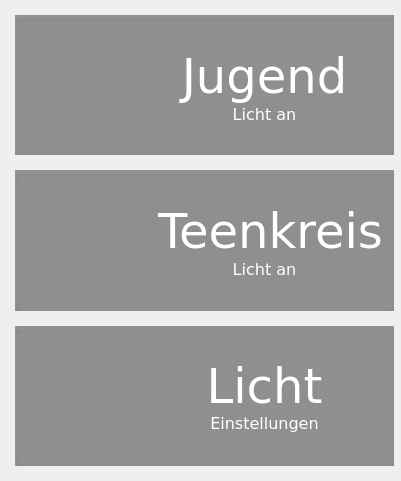
   <widget class="QWidget" name="verticalLayoutWidget_3">
    <property name="geometry">
     <rect>
      <x>0</x>
      <y>0</y>
      <width>401</width>
      <height>481</height>
     </rect>
    </property>
    <layout class="QVBoxLayout" name="verticalLayout_left">
     <property name="spacing">
      <number>15</number>
     </property>
     <property name="leftMargin">
      <number>15</number>
     </property>
     <property name="topMargin">
      <number>15</number>
     </property>
     <property name="rightMargin">
      <number>7</number>
     </property>
     <property name="bottomMargin">
      <number>15</number>
     </property>
     <item>
      <widget class="QGroupBox" name="groupBox_jugend">
       <property name="styleSheet">
        <string notr="true">background-color:rgba(0, 0, 0, 100);</string>
       </property>
       <property name="title">
        <string/>
       </property>
       <property name="flat">
        <bool>true</bool>
       </property>
       <property name="checkable">
        <bool>false</bool>
       </property>
       <widget class="QFrame" name="frame_11">
        <property name="geometry">
         <rect>
          <x>30</x>
          <y>20</y>
          <width>95</width>
          <height>100</height>
         </rect>
        </property>
        <property name="styleSheet">
         <string notr="true">background-image:url(:/bilder/Icons/jugend.png);
background-color:rgba(0,0,0,0);</string>
        </property>
        <property name="frameShape">
         <enum>QFrame::NoFrame</enum>
        </property>
        <property name="frameShadow">
         <enum>QFrame::Plain</enum>
        </property>
       </widget>
       <widget class="QLabel" name="label_lugend">
        <property name="enabled">
         <bool>false</bool>
        </property>
        <property name="geometry">
         <rect>
          <x>140</x>
          <y>0</y>
          <width>219</width>
          <height>90</height>
         </rect>
        </property>
        <property name="palette">
         <palette>
          <active>
           <colorrole role="WindowText">
            <brush brushstyle="SolidPattern">
             <color alpha="255">
              <red>231</red>
              <green>231</green>
              <blue>231</blue>
             </color>
            </brush>
           </colorrole>
           <colorrole role="Button">
            <brush brushstyle="SolidPattern">
             <color alpha="0">
              <red>0</red>
              <green>0</green>
              <blue>0</blue>
             </color>
            </brush>
           </colorrole>
           <colorrole role="Text">
            <brush brushstyle="SolidPattern">
             <color alpha="255">
              <red>231</red>
              <green>231</green>
              <blue>231</blue>
             </color>
            </brush>
           </colorrole>
           <colorrole role="Base">
            <brush brushstyle="SolidPattern">
             <color alpha="0">
              <red>0</red>
              <green>0</green>
              <blue>0</blue>
             </color>
            </brush>
           </colorrole>
           <colorrole role="Window">
            <brush brushstyle="SolidPattern">
             <color alpha="0">
              <red>0</red>
              <green>0</green>
              <blue>0</blue>
             </color>
            </brush>
           </colorrole>
          </active>
          <inactive>
           <colorrole role="WindowText">
            <brush brushstyle="SolidPattern">
             <color alpha="255">
              <red>231</red>
              <green>231</green>
              <blue>231</blue>
             </color>
            </brush>
           </colorrole>
           <colorrole role="Button">
            <brush brushstyle="SolidPattern">
             <color alpha="0">
              <red>0</red>
              <green>0</green>
              <blue>0</blue>
             </color>
            </brush>
           </colorrole>
           <colorrole role="Text">
            <brush brushstyle="SolidPattern">
             <color alpha="255">
              <red>231</red>
              <green>231</green>
              <blue>231</blue>
             </color>
            </brush>
           </colorrole>
           <colorrole role="Base">
            <brush brushstyle="SolidPattern">
             <color alpha="0">
              <red>0</red>
              <green>0</green>
              <blue>0</blue>
             </color>
            </brush>
           </colorrole>
           <colorrole role="Window">
            <brush brushstyle="SolidPattern">
             <color alpha="0">
              <red>0</red>
              <green>0</green>
              <blue>0</blue>
             </color>
            </brush>
           </colorrole>
          </inactive>
          <disabled>
           <colorrole role="WindowText">
            <brush brushstyle="SolidPattern">
             <color alpha="255">
              <red>255</red>
              <green>255</green>
              <blue>255</blue>
             </color>
            </brush>
           </colorrole>
           <colorrole role="Button">
            <brush brushstyle="SolidPattern">
             <color alpha="0">
              <red>0</red>
              <green>0</green>
              <blue>0</blue>
             </color>
            </brush>
           </colorrole>
           <colorrole role="Text">
            <brush brushstyle="SolidPattern">
             <color alpha="255">
              <red>255</red>
              <green>255</green>
              <blue>255</blue>
             </color>
            </brush>
           </colorrole>
           <colorrole role="Base">
            <brush brushstyle="SolidPattern">
             <color alpha="0">
              <red>0</red>
              <green>0</green>
              <blue>0</blue>
             </color>
            </brush>
           </colorrole>
           <colorrole role="Window">
            <brush brushstyle="SolidPattern">
             <color alpha="0">
              <red>0</red>
              <green>0</green>
              <blue>0</blue>
             </color>
            </brush>
           </colorrole>
          </disabled>
         </palette>
        </property>
        <property name="font">
         <font>
          <family>DejaVu Sans Light</family>
          <pointsize>36</pointsize>
         </font>
        </property>
        <property name="styleSheet">
         <string notr="true">background-color:rgba(0,0,0,0);</string>
        </property>
        <property name="text">
         <string>Jugend</string>
        </property>
        <property name="alignment">
         <set>Qt::AlignBottom|Qt::AlignHCenter</set>
        </property>
        <property name="margin">
         <number>1</number>
        </property>
       </widget>
       <widget class="QPushButton" name="pushButton_jugend">
        <property name="geometry">
         <rect>
          <x>0</x>
          <y>0</y>
          <width>379</width>
          <height>140</height>
         </rect>
        </property>
        <property name="focusPolicy">
         <enum>Qt::NoFocus</enum>
        </property>
        <property name="text">
         <string/>
        </property>
        <property name="flat">
         <bool>true</bool>
        </property>
       </widget>
       <widget class="QLabel" name="label_lugend_2">
        <property name="enabled">
         <bool>false</bool>
        </property>
        <property name="geometry">
         <rect>
          <x>140</x>
          <y>90</y>
          <width>219</width>
          <height>50</height>
         </rect>
        </property>
        <property name="palette">
         <palette>
          <active>
           <colorrole role="WindowText">
            <brush brushstyle="SolidPattern">
             <color alpha="255">
              <red>231</red>
              <green>231</green>
              <blue>231</blue>
             </color>
            </brush>
           </colorrole>
           <colorrole role="Button">
            <brush brushstyle="SolidPattern">
             <color alpha="0">
              <red>0</red>
              <green>0</green>
              <blue>0</blue>
             </color>
            </brush>
           </colorrole>
           <colorrole role="Text">
            <brush brushstyle="SolidPattern">
             <color alpha="255">
              <red>231</red>
              <green>231</green>
              <blue>231</blue>
             </color>
            </brush>
           </colorrole>
           <colorrole role="Base">
            <brush brushstyle="SolidPattern">
             <color alpha="0">
              <red>0</red>
              <green>0</green>
              <blue>0</blue>
             </color>
            </brush>
           </colorrole>
           <colorrole role="Window">
            <brush brushstyle="SolidPattern">
             <color alpha="0">
              <red>0</red>
              <green>0</green>
              <blue>0</blue>
             </color>
            </brush>
           </colorrole>
          </active>
          <inactive>
           <colorrole role="WindowText">
            <brush brushstyle="SolidPattern">
             <color alpha="255">
              <red>231</red>
              <green>231</green>
              <blue>231</blue>
             </color>
            </brush>
           </colorrole>
           <colorrole role="Button">
            <brush brushstyle="SolidPattern">
             <color alpha="0">
              <red>0</red>
              <green>0</green>
              <blue>0</blue>
             </color>
            </brush>
           </colorrole>
           <colorrole role="Text">
            <brush brushstyle="SolidPattern">
             <color alpha="255">
              <red>231</red>
              <green>231</green>
              <blue>231</blue>
             </color>
            </brush>
           </colorrole>
           <colorrole role="Base">
            <brush brushstyle="SolidPattern">
             <color alpha="0">
              <red>0</red>
              <green>0</green>
              <blue>0</blue>
             </color>
            </brush>
           </colorrole>
           <colorrole role="Window">
            <brush brushstyle="SolidPattern">
             <color alpha="0">
              <red>0</red>
              <green>0</green>
              <blue>0</blue>
             </color>
            </brush>
           </colorrole>
          </inactive>
          <disabled>
           <colorrole role="WindowText">
            <brush brushstyle="SolidPattern">
             <color alpha="255">
              <red>255</red>
              <green>255</green>
              <blue>255</blue>
             </color>
            </brush>
           </colorrole>
           <colorrole role="Button">
            <brush brushstyle="SolidPattern">
             <color alpha="0">
              <red>0</red>
              <green>0</green>
              <blue>0</blue>
             </color>
            </brush>
           </colorrole>
           <colorrole role="Text">
            <brush brushstyle="SolidPattern">
             <color alpha="255">
              <red>255</red>
              <green>255</green>
              <blue>255</blue>
             </color>
            </brush>
           </colorrole>
           <colorrole role="Base">
            <brush brushstyle="SolidPattern">
             <color alpha="0">
              <red>0</red>
              <green>0</green>
              <blue>0</blue>
             </color>
            </brush>
           </colorrole>
           <colorrole role="Window">
            <brush brushstyle="SolidPattern">
             <color alpha="0">
              <red>0</red>
              <green>0</green>
              <blue>0</blue>
             </color>
            </brush>
           </colorrole>
          </disabled>
         </palette>
        </property>
        <property name="font">
         <font>
          <family>DejaVu Sans Light</family>
          <pointsize>12</pointsize>
         </font>
        </property>
        <property name="styleSheet">
         <string notr="true">background-color:rgba(0,0,0,0);</string>
        </property>
        <property name="text">
         <string>Licht an</string>
        </property>
        <property name="alignment">
         <set>Qt::AlignHCenter|Qt::AlignTop</set>
        </property>
        <property name="margin">
         <number>1</number>
        </property>
       </widget>
       <zorder>frame_11</zorder>
       <zorder>label_lugend</zorder>
       <zorder>label_lugend_2</zorder>
       <zorder>pushButton_jugend</zorder>
      </widget>
     </item>
     <item>
      <widget class="QGroupBox" name="groupBox_teenkreis">
       <property name="styleSheet">
        <string notr="true">background-color:rgba(0, 0, 0, 100);</string>
       </property>
       <property name="title">
        <string/>
       </property>
       <property name="flat">
        <bool>true</bool>
       </property>
       <property name="checkable">
        <bool>false</bool>
       </property>
       <widget class="QFrame" name="frame_12">
        <property name="geometry">
         <rect>
          <x>30</x>
          <y>48</y>
          <width>100</width>
          <height>42</height>
         </rect>
        </property>
        <property name="styleSheet">
         <string notr="true">background-image:url(:/bilder/Icons/fish.png);
background-color:rgba(0,0,0,0);</string>
        </property>
        <property name="frameShape">
         <enum>QFrame::NoFrame</enum>
        </property>
        <property name="frameShadow">
         <enum>QFrame::Plain</enum>
        </property>
       </widget>
       <widget class="QLabel" name="label_teenkreis">
        <property name="enabled">
         <bool>false</bool>
        </property>
        <property name="geometry">
         <rect>
          <x>140</x>
          <y>0</y>
          <width>231</width>
          <height>90</height>
         </rect>
        </property>
        <property name="palette">
         <palette>
          <active>
           <colorrole role="WindowText">
            <brush brushstyle="SolidPattern">
             <color alpha="255">
              <red>231</red>
              <green>231</green>
              <blue>231</blue>
             </color>
            </brush>
           </colorrole>
           <colorrole role="Button">
            <brush brushstyle="SolidPattern">
             <color alpha="0">
              <red>0</red>
              <green>0</green>
              <blue>0</blue>
             </color>
            </brush>
           </colorrole>
           <colorrole role="Text">
            <brush brushstyle="SolidPattern">
             <color alpha="255">
              <red>231</red>
              <green>231</green>
              <blue>231</blue>
             </color>
            </brush>
           </colorrole>
           <colorrole role="Base">
            <brush brushstyle="SolidPattern">
             <color alpha="0">
              <red>0</red>
              <green>0</green>
              <blue>0</blue>
             </color>
            </brush>
           </colorrole>
           <colorrole role="Window">
            <brush brushstyle="SolidPattern">
             <color alpha="0">
              <red>0</red>
              <green>0</green>
              <blue>0</blue>
             </color>
            </brush>
           </colorrole>
          </active>
          <inactive>
           <colorrole role="WindowText">
            <brush brushstyle="SolidPattern">
             <color alpha="255">
              <red>231</red>
              <green>231</green>
              <blue>231</blue>
             </color>
            </brush>
           </colorrole>
           <colorrole role="Button">
            <brush brushstyle="SolidPattern">
             <color alpha="0">
              <red>0</red>
              <green>0</green>
              <blue>0</blue>
             </color>
            </brush>
           </colorrole>
           <colorrole role="Text">
            <brush brushstyle="SolidPattern">
             <color alpha="255">
              <red>231</red>
              <green>231</green>
              <blue>231</blue>
             </color>
            </brush>
           </colorrole>
           <colorrole role="Base">
            <brush brushstyle="SolidPattern">
             <color alpha="0">
              <red>0</red>
              <green>0</green>
              <blue>0</blue>
             </color>
            </brush>
           </colorrole>
           <colorrole role="Window">
            <brush brushstyle="SolidPattern">
             <color alpha="0">
              <red>0</red>
              <green>0</green>
              <blue>0</blue>
             </color>
            </brush>
           </colorrole>
          </inactive>
          <disabled>
           <colorrole role="WindowText">
            <brush brushstyle="SolidPattern">
             <color alpha="255">
              <red>255</red>
              <green>255</green>
              <blue>255</blue>
             </color>
            </brush>
           </colorrole>
           <colorrole role="Button">
            <brush brushstyle="SolidPattern">
             <color alpha="0">
              <red>0</red>
              <green>0</green>
              <blue>0</blue>
             </color>
            </brush>
           </colorrole>
           <colorrole role="Text">
            <brush brushstyle="SolidPattern">
             <color alpha="255">
              <red>255</red>
              <green>255</green>
              <blue>255</blue>
             </color>
            </brush>
           </colorrole>
           <colorrole role="Base">
            <brush brushstyle="SolidPattern">
             <color alpha="0">
              <red>0</red>
              <green>0</green>
              <blue>0</blue>
             </color>
            </brush>
           </colorrole>
           <colorrole role="Window">
            <brush brushstyle="SolidPattern">
             <color alpha="0">
              <red>0</red>
              <green>0</green>
              <blue>0</blue>
             </color>
            </brush>
           </colorrole>
          </disabled>
         </palette>
        </property>
        <property name="font">
         <font>
          <family>DejaVu Sans Light</family>
          <pointsize>36</pointsize>
         </font>
        </property>
        <property name="styleSheet">
         <string notr="true">background-color:rgba(0,0,0,0);</string>
        </property>
        <property name="text">
         <string>Teenkreis</string>
        </property>
        <property name="textFormat">
         <enum>Qt::PlainText</enum>
        </property>
        <property name="alignment">
         <set>Qt::AlignBottom|Qt::AlignHCenter</set>
        </property>
        <property name="margin">
         <number>0</number>
        </property>
       </widget>
       <widget class="QPushButton" name="pushButton_teenkreis">
        <property name="geometry">
         <rect>
          <x>0</x>
          <y>0</y>
          <width>379</width>
          <height>140</height>
         </rect>
        </property>
        <property name="focusPolicy">
         <enum>Qt::NoFocus</enum>
        </property>
        <property name="text">
         <string/>
        </property>
        <property name="flat">
         <bool>true</bool>
        </property>
       </widget>
       <widget class="QLabel" name="label_teenkreis_2">
        <property name="enabled">
         <bool>false</bool>
        </property>
        <property name="geometry">
         <rect>
          <x>140</x>
          <y>90</y>
          <width>219</width>
          <height>50</height>
         </rect>
        </property>
        <property name="palette">
         <palette>
          <active>
           <colorrole role="WindowText">
            <brush brushstyle="SolidPattern">
             <color alpha="255">
              <red>231</red>
              <green>231</green>
              <blue>231</blue>
             </color>
            </brush>
           </colorrole>
           <colorrole role="Button">
            <brush brushstyle="SolidPattern">
             <color alpha="0">
              <red>0</red>
              <green>0</green>
              <blue>0</blue>
             </color>
            </brush>
           </colorrole>
           <colorrole role="Text">
            <brush brushstyle="SolidPattern">
             <color alpha="255">
              <red>231</red>
              <green>231</green>
              <blue>231</blue>
             </color>
            </brush>
           </colorrole>
           <colorrole role="Base">
            <brush brushstyle="SolidPattern">
             <color alpha="0">
              <red>0</red>
              <green>0</green>
              <blue>0</blue>
             </color>
            </brush>
           </colorrole>
           <colorrole role="Window">
            <brush brushstyle="SolidPattern">
             <color alpha="0">
              <red>0</red>
              <green>0</green>
              <blue>0</blue>
             </color>
            </brush>
           </colorrole>
          </active>
          <inactive>
           <colorrole role="WindowText">
            <brush brushstyle="SolidPattern">
             <color alpha="255">
              <red>231</red>
              <green>231</green>
              <blue>231</blue>
             </color>
            </brush>
           </colorrole>
           <colorrole role="Button">
            <brush brushstyle="SolidPattern">
             <color alpha="0">
              <red>0</red>
              <green>0</green>
              <blue>0</blue>
             </color>
            </brush>
           </colorrole>
           <colorrole role="Text">
            <brush brushstyle="SolidPattern">
             <color alpha="255">
              <red>231</red>
              <green>231</green>
              <blue>231</blue>
             </color>
            </brush>
           </colorrole>
           <colorrole role="Base">
            <brush brushstyle="SolidPattern">
             <color alpha="0">
              <red>0</red>
              <green>0</green>
              <blue>0</blue>
             </color>
            </brush>
           </colorrole>
           <colorrole role="Window">
            <brush brushstyle="SolidPattern">
             <color alpha="0">
              <red>0</red>
              <green>0</green>
              <blue>0</blue>
             </color>
            </brush>
           </colorrole>
          </inactive>
          <disabled>
           <colorrole role="WindowText">
            <brush brushstyle="SolidPattern">
             <color alpha="255">
              <red>255</red>
              <green>255</green>
              <blue>255</blue>
             </color>
            </brush>
           </colorrole>
           <colorrole role="Button">
            <brush brushstyle="SolidPattern">
             <color alpha="0">
              <red>0</red>
              <green>0</green>
              <blue>0</blue>
             </color>
            </brush>
           </colorrole>
           <colorrole role="Text">
            <brush brushstyle="SolidPattern">
             <color alpha="255">
              <red>255</red>
              <green>255</green>
              <blue>255</blue>
             </color>
            </brush>
           </colorrole>
           <colorrole role="Base">
            <brush brushstyle="SolidPattern">
             <color alpha="0">
              <red>0</red>
              <green>0</green>
              <blue>0</blue>
             </color>
            </brush>
           </colorrole>
           <colorrole role="Window">
            <brush brushstyle="SolidPattern">
             <color alpha="0">
              <red>0</red>
              <green>0</green>
              <blue>0</blue>
             </color>
            </brush>
           </colorrole>
          </disabled>
         </palette>
        </property>
        <property name="font">
         <font>
          <family>DejaVu Sans Light</family>
          <pointsize>12</pointsize>
         </font>
        </property>
        <property name="styleSheet">
         <string notr="true">background-color:rgba(0,0,0,0);</string>
        </property>
        <property name="text">
         <string>Licht an</string>
        </property>
        <property name="textFormat">
         <enum>Qt::PlainText</enum>
        </property>
        <property name="alignment">
         <set>Qt::AlignHCenter|Qt::AlignTop</set>
        </property>
        <property name="margin">
         <number>0</number>
        </property>
       </widget>
       <zorder>frame_12</zorder>
       <zorder>label_teenkreis</zorder>
       <zorder>label_teenkreis_2</zorder>
       <zorder>pushButton_teenkreis</zorder>
      </widget>
     </item>
     <item>
      <widget class="QGroupBox" name="groupBox_lichteinstellung">
       <property name="styleSheet">
        <string notr="true">background-color:rgba(0, 0, 0, 100);</string>
       </property>
       <property name="title">
        <string/>
       </property>
       <property name="flat">
        <bool>true</bool>
       </property>
       <property name="checkable">
        <bool>false</bool>
       </property>
       <widget class="QFrame" name="frame_13">
        <property name="geometry">
         <rect>
          <x>30</x>
          <y>20</y>
          <width>100</width>
          <height>100</height>
         </rect>
        </property>
        <property name="styleSheet">
         <string notr="true">background-image:url(:/bilder/Icons/lampe.png);
background-color:rgba(0,0,0,0);</string>
        </property>
        <property name="frameShape">
         <enum>QFrame::NoFrame</enum>
        </property>
        <property name="frameShadow">
         <enum>QFrame::Plain</enum>
        </property>
       </widget>
       <widget class="QLabel" name="label_lichteinstellung">
        <property name="enabled">
         <bool>false</bool>
        </property>
        <property name="geometry">
         <rect>
          <x>140</x>
          <y>0</y>
          <width>219</width>
          <height>140</height>
         </rect>
        </property>
        <property name="palette">
         <palette>
          <active>
           <colorrole role="Button">
            <brush brushstyle="SolidPattern">
             <color alpha="0">
              <red>0</red>
              <green>0</green>
              <blue>0</blue>
             </color>
            </brush>
           </colorrole>
           <colorrole role="Text">
            <brush brushstyle="SolidPattern">
             <color alpha="255">
              <red>231</red>
              <green>231</green>
              <blue>231</blue>
             </color>
            </brush>
           </colorrole>
           <colorrole role="Base">
            <brush brushstyle="SolidPattern">
             <color alpha="0">
              <red>0</red>
              <green>0</green>
              <blue>0</blue>
             </color>
            </brush>
           </colorrole>
           <colorrole role="Window">
            <brush brushstyle="SolidPattern">
             <color alpha="0">
              <red>0</red>
              <green>0</green>
              <blue>0</blue>
             </color>
            </brush>
           </colorrole>
          </active>
          <inactive>
           <colorrole role="Button">
            <brush brushstyle="SolidPattern">
             <color alpha="0">
              <red>0</red>
              <green>0</green>
              <blue>0</blue>
             </color>
            </brush>
           </colorrole>
           <colorrole role="Text">
            <brush brushstyle="SolidPattern">
             <color alpha="255">
              <red>231</red>
              <green>231</green>
              <blue>231</blue>
             </color>
            </brush>
           </colorrole>
           <colorrole role="Base">
            <brush brushstyle="SolidPattern">
             <color alpha="0">
              <red>0</red>
              <green>0</green>
              <blue>0</blue>
             </color>
            </brush>
           </colorrole>
           <colorrole role="Window">
            <brush brushstyle="SolidPattern">
             <color alpha="0">
              <red>0</red>
              <green>0</green>
              <blue>0</blue>
             </color>
            </brush>
           </colorrole>
          </inactive>
          <disabled>
           <colorrole role="Button">
            <brush brushstyle="SolidPattern">
             <color alpha="0">
              <red>0</red>
              <green>0</green>
              <blue>0</blue>
             </color>
            </brush>
           </colorrole>
           <colorrole role="Text">
            <brush brushstyle="SolidPattern">
             <color alpha="255">
              <red>255</red>
              <green>255</green>
              <blue>255</blue>
             </color>
            </brush>
           </colorrole>
           <colorrole role="Base">
            <brush brushstyle="SolidPattern">
             <color alpha="0">
              <red>0</red>
              <green>0</green>
              <blue>0</blue>
             </color>
            </brush>
           </colorrole>
           <colorrole role="Window">
            <brush brushstyle="SolidPattern">
             <color alpha="0">
              <red>0</red>
              <green>0</green>
              <blue>0</blue>
             </color>
            </brush>
           </colorrole>
          </disabled>
         </palette>
        </property>
        <property name="font">
         <font>
          <family>DejaVu Sans Light</family>
         </font>
        </property>
        <property name="styleSheet">
         <string notr="true">background-color:rgba(0,0,0,0);</string>
        </property>
        <property name="text">
         <string>&lt;html&gt;&lt;head/&gt;&lt;body&gt;&lt;p align=&quot;center&quot;&gt;&lt;span style=&quot; font-size:36pt;&quot;&gt;Licht&lt;/span&gt;&lt;br/&gt;&lt;span style=&quot; font-size:12pt;&quot;&gt;Einstellungen&lt;/span&gt;&lt;/p&gt;&lt;/body&gt;&lt;/html&gt;</string>
        </property>
        <property name="alignment">
         <set>Qt::AlignCenter</set>
        </property>
       </widget>
       <widget class="QPushButton" name="pushButton_lichteinstellung">
        <property name="geometry">
         <rect>
          <x>0</x>
          <y>0</y>
          <width>379</width>
          <height>140</height>
         </rect>
        </property>
        <property name="focusPolicy">
         <enum>Qt::NoFocus</enum>
        </property>
        <property name="text">
         <string/>
        </property>
        <property name="flat">
         <bool>true</bool>
        </property>
       </widget>
      </widget>
     </item>
    </layout>
   </widget>
